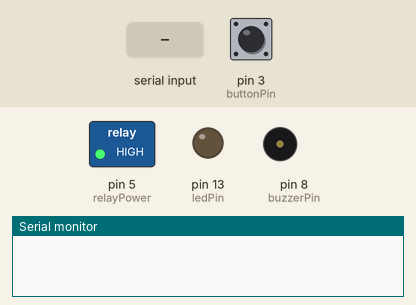
Bench run of a sketch on a simulated Arduino Uno, built with avr-gcc and run on an emulated ATmega328P. On the bench: switched loads named in the sketch (green lamp = pin HIGH), output pins drawn as LEDs (lit = HIGH), buzzer (waves = sounding), the last lines printed to the serial monitor. The test bench sets the inputs (shaded band); at power-on: pin 3 (buttonPin) HIGH. Pins used as bus, display or sensor lines are not drawn.

Above: at 1.2 s.
1.3 s: pin 3 (buttonPin) pulled LOW for 0.15 s
At 1.7 s:
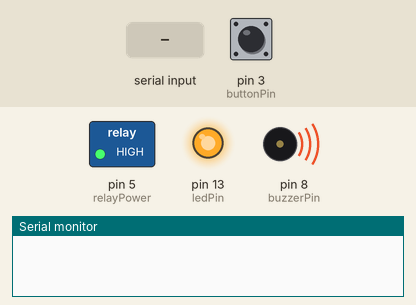
4.4 s: "reset\n" received over the second serial link
7.4 s: pin 3 (buttonPin) pulled LOW for 1 s
At 12.7 s:
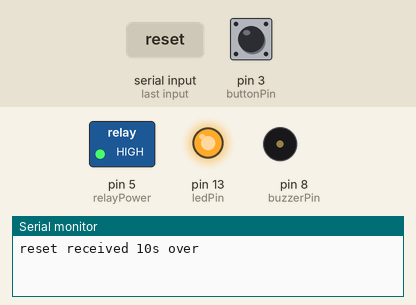
Timing chart, 0 to 15.9 s (numbered marks = the images above; inputs shaded):
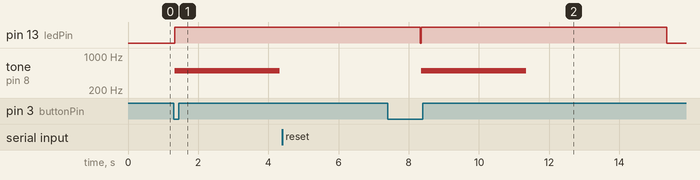

The sketch:

base.ino
```cpp
#include <SoftwareSerial.h>
#define ARDUINO_RX 10
#define ARDUINO_TX 11
SoftwareSerial arduino(ARDUINO_RX,ARDUINO_TX);

const int buttonPin = 3; // Pin for the button
const int ledPin = 13;   // Pin for the LED
const int buzzerPin = 8; // Pin for the buzzer
const int relayPower=5;


void setup() {
  pinMode(buttonPin, INPUT_PULLUP); // Use internal pull-up resistor
  pinMode(ledPin, OUTPUT);
  pinMode(buzzerPin, OUTPUT); // Set buzzer pin as output
  pinMode(relayPower,OUTPUT);
  digitalWrite(relayPower,HIGH);
  Serial.begin(9600);
  arduino.begin(9600);
}

String reset_entry;
void loop() {
  unsigned long initialtime=0;
  if (digitalRead(buttonPin) == LOW) {
    unsigned long finaltime=millis()-initialtime;
    float calctime=(finaltime/1000.0)+((finaltime%1000)/1000.0);
    String time1= String (calctime);
    String pressed="pressed";
    String team="prithvi";
    arduino.println(pressed);
    arduino.println(team);
    arduino.println(time1);
    digitalWrite(ledPin, HIGH); // Turn on LED
    digitalWrite(buzzerPin,HIGH);
    tone(buzzerPin, 500, 3000); // Play a tone at 1000 Hz for 500 ms
    delay(7000); // Keep LED on for 3 seconds
    digitalWrite(ledPin,LOW);
    digitalWrite(buzzerPin,LOW);
    noTone(buzzerPin);
    while (!arduino.available()) {}
    reset_entry=arduino.readStringUntil('\n');
    if (reset_entry=="reset") {
      Serial.println("reset received 10s over");
      return;
    }
  }

  if (arduino.available()>0) {
    reset_entry=arduino.readStringUntil('\n');
    if (reset_entry=="reset") {
      Serial.println("reset received button not pressed");
      return;
    }
  }
}
  
```

Measured:
- after the input at 1.3 s, pin 13 (ledPin): LOW → HIGH at once; tone on pin 8 (buzzerPin): silent → 500 Hz at once, → silent 3.0 s later
- after the input at 4.4 s, every drawn part: stays the same
- after the input at 7.4 s, tone on pin 8 (buzzerPin): silent → 500 Hz after 0.95 s, → silent 3.0 s later
